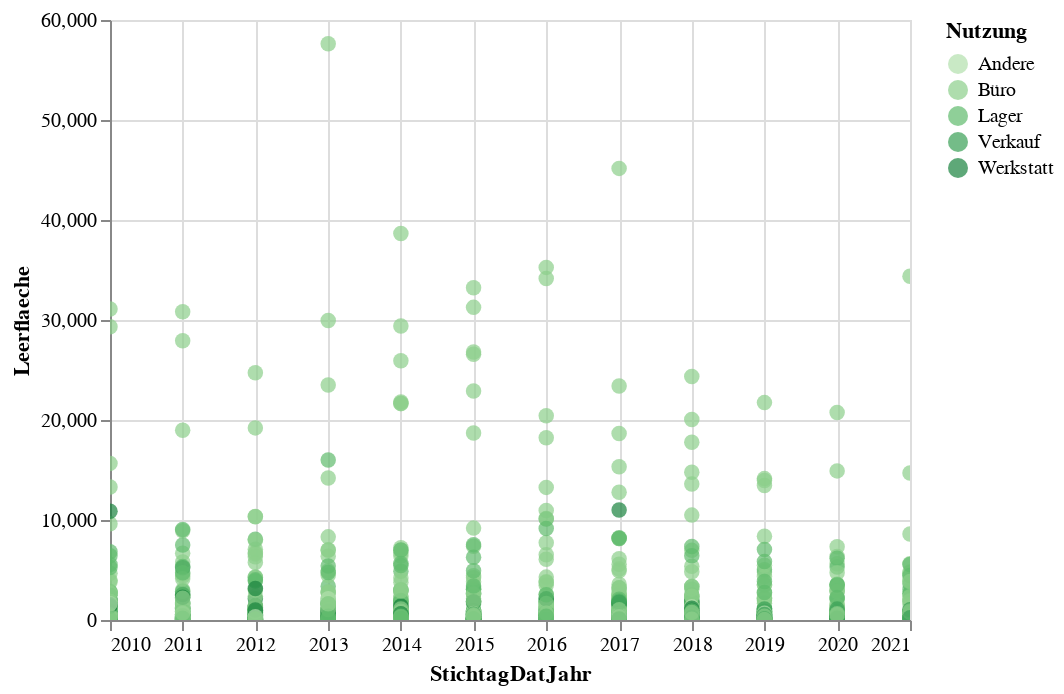

Notebook cell for this chart:
### Code cell
alt.Chart(data2betested).mark_circle(size=60).encode(
    x='StichtagDatJahr',
    y='Leerflaeche',
    #color='Nutzung',
    #color=alt.Color('AnzNat', scale=alt.Scale(scheme='dark2')),
    color=alt.Color('Nutzung', scale=alt.Scale(scheme='greens')),
    tooltip=['StichtagDatJahr','QuarLang','Nutzung','Leerflaeche']
).interactive() # this makes the axes interactive: now you can zoom & pan

### Figure 1 — Vega-Lite specification as saved in the notebook (floating-point values rounded to 4 significant figures; data arrays with more than 128 entries replaced by an {"elided": "..."} marker saying what was removed)
{"config": {"view": {"continuousWidth": 400, "continuousHeight": 300}}, "data": {"name": "data-6a7e01989a97669cab6090719097e453"}, "mark": {"type": "circle", "size": 60}, "encoding": {"color": {"type": "nominal", "field": "Nutzung", "scale": {"scheme": "greens"}}, "tooltip": [{"type": "temporal", "field": "StichtagDatJahr"}, {"type": "nominal", "field": "QuarLang"}, {"type": "nominal", "field": "Nutzung"}, {"type": "quantitative", "field": "Leerflaeche"}], "x": {"type": "temporal", "field": "StichtagDatJahr"}, "y": {"type": "quantitative", "field": "Leerflaeche"}}, "selection": {"selector003": {"type": "interval", "bind": "scales", "encodings": ["x", "y"]}}, "$schema": "https://vega.github.io/schema/vega-lite/v4.8.1.json", "datasets": {"data-6a7e01989a97669cab6090719097e453": {"elided": "1005 records"}}}
